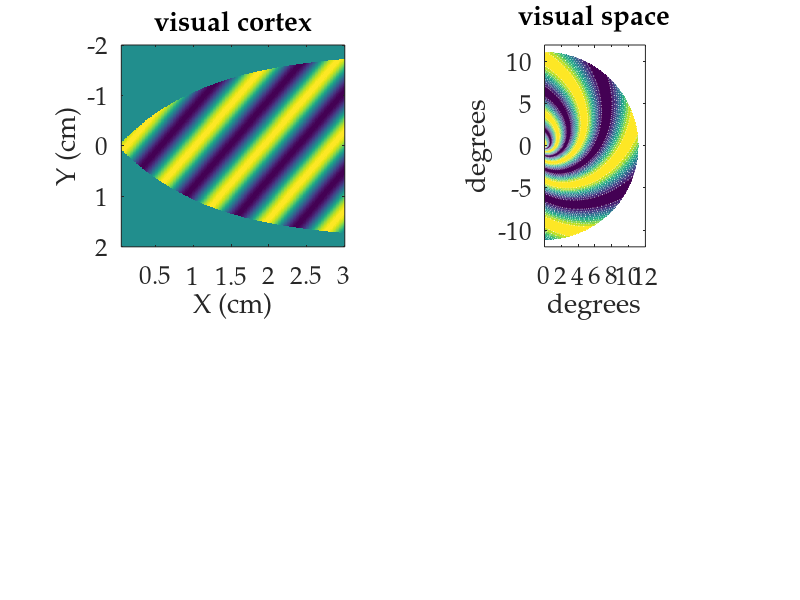

Recreate this plot in MATLAB.
% mapping from cortex into the retinalam=1.2   % constants for the mapep0=1.0;[X,Y]=meshgrid(0.05:.01:3,-2:.01:2);             % global coordinates for the cortexep=ep0*(exp(X/lam)-1);              % eccentricitya=-(180*(ep0+ep).*Y)./(lam*ep*pi);  % azimuthin=abs(a)<90;                       a=a.*(abs(a)<90)+90*(a>=90) - 90*(a<=-90);                                    % take care of absurditiesclf;K=8;Theta=pi/6;Phi=pi/4;s=cos(K*X*cos(Theta)+K*Y*sin(Theta)-Phi);subplot(2,2,1);imagesc(X(1,:),Y(:,1),s.*in);set(gca,'fontsize',18,'fontname','palatino');title('visual cortex');xlabel('X (cm)');ylabel('Y (cm)');daspect([1 1.5 1]);subplot(2,2,2);contourf(ep.*cos(a*2*pi/360),ep.*sin(a*2*pi/360),s,'w:');set(gca,'xlim',[0 12],'ylim',[-12 12]);set(gca,'fontsize',18,'fontname','palatino');title('visual space');daspect([1 1 1]);xlabel('degrees');ylabel('degrees');